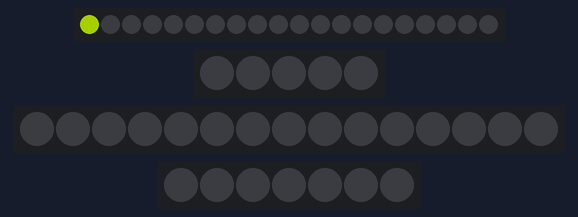
Bench run of a sketch on a simulated Arduino Uno, built with avr-gcc and run on an emulated ATmega328P. On the bench: 20 RGB LEDs in strip order, left to right, 5 RGB LEDs in strip order, left to right, 15 RGB LEDs in strip order, left to right, 7 RGB LEDs in strip order, left to right. Dim RGB values are drawn brighter than linear; colours are those a GRB WS2812 strip shows for the declared byte order.

Above: at 0.18 s.
At 4.41 s:
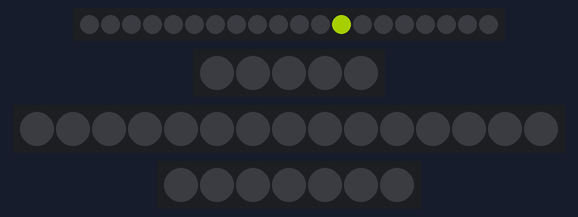
At 9.0 s:
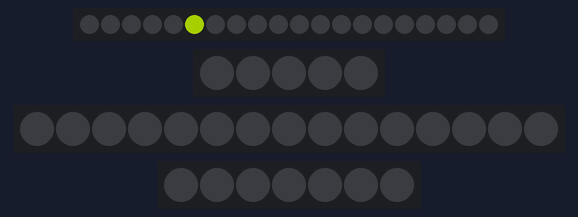
At 17.82 s:
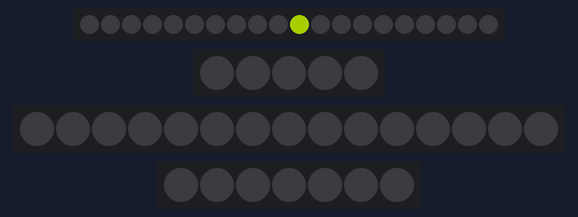
At 26.63 s:
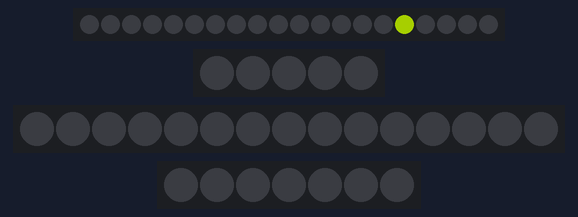
At 35.6 s:
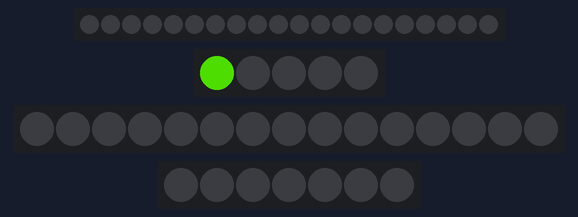
Timing chart, 0 to 37.3 s (numbered marks = the images above):
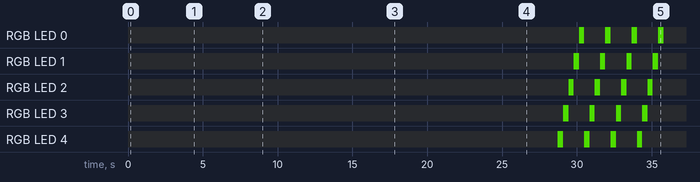

The sketch:

Water-Electricity-Metering-System.ino
```cpp
/*
 * ╔═══════════════════════════════════════════════════════════════════════════╗
 * ║              WATER AND ELECTRICITY METERING SYSTEM                        ║
 * ╠═══════════════════════════════════════════════════════════════════════════╣
 * ║  This code controls 4 LED strips that visualize water and electricity     ║
 * ║  flow in an exhibition. Each strip lights up one at a time, like actors   ║
 * ║  performing on a stage - one finishes, then the next begins.              ║
 * ╚═══════════════════════════════════════════════════════════════════════════╝
 *
 * ┌─────────────────────────────────────────────────────────────────────────┐
 * │                        WHAT EACH LED STRIP REPRESENTS                   │
 * ├─────────────────────────────────────────────────────────────────────────┤
 * │  1. WATER FLOW       → Physical water moving through meters (Sea Blue)  │
 * │  2. WATER DATA       → Data from water meters sent to logger (Orange)   │
 * │  3. ELECTRICITY FLOW → Electric current in the main line (Orange)       │
 * │  4. ELECTRICITY DATA → Electrical data sent to logger (Orange)          │
 * └─────────────────────────────────────────────────────────────────────────┘
 *
 * ┌─────────────────────────────────────────────────────────────────────────┐
 * │                           HOW TO USE THIS FILE                          │
 * ├─────────────────────────────────────────────────────────────────────────┤
 * │  1. Look for sections marked "CHANGE THIS" - these are safe to modify   │
 * │  2. Numbers control speed, brightness, colors, and timing               │
 * │  3. After changing a number, upload the code to see the effect          │
 * │  4. If something breaks, re-download the original file                  │
 * └─────────────────────────────────────────────────────────────────────────┘
 */

#include <FastLED.h>

/* ═══════════════════════════════════════════════════════════════════════════
 *                    SECTION 1: HARDWARE WIRING (PINS)
 * ═══════════════════════════════════════════════════════════════════════════
 *
 *  These numbers tell the microcontroller which physical pin each LED strip
 *  is connected to. Only change these if you rewire the hardware.
 *
 *  PIN GUIDE:
 *    D2  = GPIO 2  → Water Flow LEDs
 *    D4  = GPIO 4  → Water Data LEDs
 *    D18 = GPIO 18 → Electricity Flow LEDs
 *    D5  = GPIO 5  → Electricity Data LEDs
 */

#define PIN_WATER_FLOW   2      // Water Flow strip is plugged into pin D2
#define PIN_WATER_DATA   4      // Water Data strip is plugged into pin D4
#define PIN_ELEC_FLOW    18     // Electricity Flow strip is plugged into pin D18
#define PIN_ELEC_DATA    5      // Electricity Data strip is plugged into pin D5


/* ═══════════════════════════════════════════════════════════════════════════
 *                  SECTION 2: LED STRIP LENGTHS  ← CHANGE THIS
 * ═══════════════════════════════════════════════════════════════════════════
 *
 *  How many individual LEDs are in each strip?
 *  Count the LEDs on your physical strip and enter that number here.
 *
 *  EXAMPLE: If your Water Flow strip has 25 LEDs, change 20 to 25
 */

#define NUM_WATER_FLOW_LEDS   20    // Water Flow has 20 LEDs
#define NUM_WATER_DATA_LEDS   5     // Water Data has 5 LEDs
#define NUM_ELEC_FLOW_LEDS    15    // Electricity Flow has 15 LEDs
#define NUM_ELEC_DATA_LEDS    7     // Electricity Data has 7 LEDs


/* ═══════════════════════════════════════════════════════════════════════════
 *                     SECTION 3: COLORS  ← CHANGE THIS
 * ═══════════════════════════════════════════════════════════════════════════
 *
 *  Colors use RGB format: CRGB(Red, Green, Blue)
 *  Each value goes from 0 (none) to 255 (maximum)
 *
 *  COLOR MIXING GUIDE:
 *  ┌────────────────────────────────────────────────────────────────────────┐
 *  │  CRGB(255, 0, 0)      = Pure Red                                       │
 *  │  CRGB(0, 255, 0)      = Pure Green                                     │
 *  │  CRGB(0, 0, 255)      = Pure Blue                                      │
 *  │  CRGB(255, 255, 0)    = Yellow (Red + Green)                           │
 *  │  CRGB(255, 0, 255)    = Purple/Magenta (Red + Blue)                    │
 *  │  CRGB(0, 255, 255)    = Cyan (Green + Blue)                            │
 *  │  CRGB(255, 255, 255)  = White (all colors)                             │
 *  │  CRGB(255, 165, 0)    = Classic Orange                                 │
 *  │  CRGB(255, 90, 0)     = Deep Orange (current setting)                  │
 *  │  CRGB(0, 160, 200)    = Sea Blue (current setting)                     │
 *  └────────────────────────────────────────────────────────────────────────┘
 *
 *  TIPS:
 *  - To make orange less red: increase the middle number (Green)
 *  - To make orange more red: decrease the middle number
 *  - To make blue more cyan: increase the Green value
 */

// Sea Blue color for Water Flow LEDs
// Current: R=0, G=160, B=200
#define COLOR_SEA_BLUE   CRGB(0, 160, 200)

/* ─────────────────────────────────────────────────────────────────────────
 *  ORANGE COLORS - Each strip may show orange differently due to LED type
 *  Adjust each independently to get consistent orange across all strips
 * ─────────────────────────────────────────────────────────────────────────*/

// Water Data LEDs - This one looks good as-is
#define COLOR_ORANGE_WATER_DATA   CRGB(255, 90, 0)

// Electricity Flow LEDs - Slightly reddish, so we add more green
// If still too red, increase 120 to 140 or 160
#define COLOR_ORANGE_ELEC_FLOW    CRGB(255, 120, 0)

// Electricity Data LEDs - More reddish, so we add even more green
// If still too red, increase 150 to 170 or 180
#define COLOR_ORANGE_ELEC_DATA    CRGB(255, 150, 0)


/* ═══════════════════════════════════════════════════════════════════════════
 *                   SECTION 4: BRIGHTNESS  ← CHANGE THIS
 * ═══════════════════════════════════════════════════════════════════════════
 *
 *  Controls how bright ALL LED strips are.
 *  Range: 0 (completely off) to 255 (maximum brightness)
 *
 *  RECOMMENDED VALUES:
 *  ┌──────────────────────────────────────┐
 *  │   50  = Dim (good for dark rooms)    │
 *  │  100  = Medium                       │
 *  │  150  = Bright (current setting)     │
 *  │  200  = Very bright                  │
 *  │  255  = Maximum (may be too harsh)   │
 *  └──────────────────────────────────────┘
 *
 *  WARNING: Higher brightness = more power consumption
 */

#define BRIGHTNESS_LEVEL   150


/* ═══════════════════════════════════════════════════════════════════════════
 *                    SECTION 5: ANIMATION SPEED  ← CHANGE THIS
 * ═══════════════════════════════════════════════════════════════════════════
 *
 *  Speed is measured in MILLISECONDS (1000 milliseconds = 1 second)
 *  This controls how fast the glowing dot moves along each strip.
 *
 *  SPEED GUIDE:
 *  ┌────────────────────────────────────────────────────────────────────────┐
 *  │   50 ms  = Very fast (hard to see)                                     │
 *  │  100 ms  = Fast                                                        │
 *  │  200 ms  = Medium-fast                                                 │
 *  │  350 ms  = Medium (current setting)                                    │
 *  │  500 ms  = Slow                                                        │
 *  │  750 ms  = Very slow                                                   │
 *  │ 1000 ms  = Extremely slow (1 second per LED)                           │
 *  └────────────────────────────────────────────────────────────────────────┘
 *
 *  OPTION A: Set ONE speed for ALL strips (simple)
 *  OPTION B: Set DIFFERENT speeds for each strip (advanced)
 */

// ─── OPTION A: GLOBAL SPEED (affects all strips equally) ───
#define SPEED_MS_GLOBAL   350    // All strips move at this speed

// ─── OPTION B: INDIVIDUAL SPEEDS (uncomment to customize each strip) ───
// To use individual speeds, replace SPEED_MS_GLOBAL below with your own numbers
#define DELAY_WATER_FLOW   SPEED_MS_GLOBAL   // Try: 300 for faster water
#define DELAY_WATER_DATA   SPEED_MS_GLOBAL   // Try: 400 for slower data
#define DELAY_ELEC_FLOW    250   // Try: 250 for fast electricity
#define DELAY_ELEC_DATA    SPEED_MS_GLOBAL   // Try: 400 for slower data


/* ═══════════════════════════════════════════════════════════════════════════
 *                  SECTION 6: ANIMATION BEHAVIOR  ← CHANGE THIS
 * ═══════════════════════════════════════════════════════════════════════════
 *
 *  CYCLES_PER_STAGE:
 *    How many times does the dot travel across the strip before moving
 *    to the next strip?
 *    Current: 4 (the dot goes back and forth 4 times)
 *
 *  PAUSE_BETWEEN_STAGES:
 *    How long to wait (in milliseconds) after one strip finishes
 *    before the next strip starts?
 *    Current: 500ms (half a second pause)
 *
 *  PAUSE_AFTER_FULL_CYCLE:
 *    How long to wait after ALL 4 strips have performed before
 *    starting over from the beginning?
 *    Current: 3000ms (3 seconds of darkness)
 */

#define CYCLES_PER_STAGE        4       // Number of passes per strip
#define PAUSE_BETWEEN_STAGES    500     // Pause between strips (ms)
#define PAUSE_AFTER_FULL_CYCLE  3000    // Pause after all 4 strips done (ms)


/* ═══════════════════════════════════════════════════════════════════════════
 * ═══════════════════════════════════════════════════════════════════════════
 *                    ⚠️  ADVANCED SECTION - DO NOT MODIFY  ⚠️
 *              (Unless you understand programming concepts)
 * ═══════════════════════════════════════════════════════════════════════════
 * ═══════════════════════════════════════════════════════════════════════════
 */

// LED Arrays - memory storage for each strip's color data
CRGB waterFlowLeds[NUM_WATER_FLOW_LEDS];
CRGB waterDataLeds[NUM_WATER_DATA_LEDS];
CRGB elecFlowLeds[NUM_ELEC_FLOW_LEDS];
CRGB elecDataLeds[NUM_ELEC_DATA_LEDS];

/*
 * clearStrip() - Turns off all LEDs in a single strip
 * Used to reset a strip before lighting up the next LED position
 */
void clearStrip(CRGB* leds, int numLeds) {
  for (int i = 0; i < numLeds; i++) {
    leds[i] = CRGB::Black;  // Black = LED off
  }
}

/*
 * clearAllLeds() - Turns off ALL LED strips at once
 * Called at startup and between full animation cycles
 */
void clearAllLeds() {
  clearStrip(waterFlowLeds, NUM_WATER_FLOW_LEDS);
  clearStrip(waterDataLeds, NUM_WATER_DATA_LEDS);
  clearStrip(elecFlowLeds, NUM_ELEC_FLOW_LEDS);
  clearStrip(elecDataLeds, NUM_ELEC_DATA_LEDS);
  FastLED.show();  // Send the "off" command to the hardware
}

/*
 * oneDotPass() - Animates a single glowing dot moving across a strip
 *
 * Parameters:
 *   leds     = Which LED strip to animate
 *   numLeds  = How many LEDs in that strip
 *   color    = What color the dot should be
 *   reverse  = false = left-to-right, true = right-to-left
 *   delayMs  = How many milliseconds to wait between each LED
 */
void oneDotPass(CRGB* leds, int numLeds, CRGB color, bool reverse, int delayMs) {
  if (!reverse) {
    // Forward direction: LED 0 → LED 1 → LED 2 → ... → Last LED
    for (int pos = 0; pos < numLeds; pos++) {
      clearStrip(leds, numLeds);   // Turn off all LEDs first
      leds[pos] = color;           // Light up current position
      FastLED.show();              // Send to hardware
      delay(delayMs);              // Wait before moving to next
    }
  } else {
    // Reverse direction: Last LED → ... → LED 2 → LED 1 → LED 0
    for (int pos = numLeds - 1; pos >= 0; pos--) {
      clearStrip(leds, numLeds);
      leds[pos] = color;
      FastLED.show();
      delay(delayMs);
    }
  }
}

/*
 * runStage() - Runs the complete animation for one LED strip
 *
 * This is like one "actor" performing their part on stage:
 *   1. The dot travels across the strip multiple times (CYCLES_PER_STAGE)
 *   2. Then the strip turns off
 *   3. Then there's a pause before the next strip starts
 */
void runStage(CRGB* leds, int numLeds, CRGB color, bool reverse, int delayMs) {
  // Repeat the animation for the specified number of cycles
  for (int cycle = 0; cycle < CYCLES_PER_STAGE; cycle++) {
    oneDotPass(leds, numLeds, color, reverse, delayMs);
  }
  // Turn off this strip when done
  clearStrip(leds, numLeds);
  FastLED.show();
  // Pause before next strip starts
  delay(PAUSE_BETWEEN_STAGES);
}

/*
 * setup() - Runs ONCE when the microcontroller powers on
 *
 * This initializes all the LED strips and tells the FastLED library
 * which pins to use and what color order each strip expects.
 *
 * COLOR ORDER EXPLANATION:
 *   Different LED strips expect colors in different orders.
 *   - BGR = Blue-Green-Red (Water Flow strip)
 *   - RGB = Red-Green-Blue (Water Data, Electricity Data strips)
 *   - GRB = Green-Red-Blue (Electricity Flow strip)
 *
 *   If colors look wrong (e.g., blue when you expect red), the color
 *   order setting might be incorrect for that strip.
 */
void setup() {
  // Set overall brightness for all strips
  FastLED.setBrightness(BRIGHTNESS_LEVEL);

  // Initialize each LED strip with its pin and color order
  FastLED.addLeds<WS2812B, PIN_WATER_FLOW, BGR>(waterFlowLeds, NUM_WATER_FLOW_LEDS);
  FastLED.addLeds<WS2812B, PIN_WATER_DATA, RGB>(waterDataLeds, NUM_WATER_DATA_LEDS);
  FastLED.addLeds<WS2812B, PIN_ELEC_FLOW,  GRB>(elecFlowLeds,  NUM_ELEC_FLOW_LEDS);
  FastLED.addLeds<WS2812B, PIN_ELEC_DATA,  RGB>(elecDataLeds,  NUM_ELEC_DATA_LEDS);

  // Start with all LEDs off
  clearAllLeds();
}

/*
 * loop() - Runs FOREVER after setup() completes
 *
 * This is the main animation sequence. It runs each LED strip
 * one after another, like actors taking turns on a stage:
 *
 *   ACT 1: Water Flow    (Sea Blue, moves forward →)
 *   ACT 2: Water Data    (Orange, moves backward ←)
 *   ACT 3: Electricity Flow (Orange, moves forward →)
 *   ACT 4: Electricity Data (Orange, moves backward ←)
 *
 *   Then all lights go dark for a few seconds, and it repeats.
 */
void loop() {
  // ═══ ACT 1: WATER FLOW ═══
  // Sea blue dot moves forward (left to right)
  // Represents physical water flowing through the meters
  runStage(waterFlowLeds, NUM_WATER_FLOW_LEDS, COLOR_SEA_BLUE, false, DELAY_WATER_FLOW);

  // ═══ ACT 2: WATER DATA ═══
  // Orange dot moves backward (right to left)
  // Represents data being sent from water meters to the logger
  runStage(waterDataLeds, NUM_WATER_DATA_LEDS, COLOR_ORANGE_WATER_DATA, true, DELAY_WATER_DATA);

  // ═══ ACT 3: ELECTRICITY FLOW ═══
  // Orange dot moves forward (left to right)
  // Represents electric current flowing in the main line
  runStage(elecFlowLeds, NUM_ELEC_FLOW_LEDS, COLOR_ORANGE_ELEC_FLOW, false, DELAY_ELEC_FLOW);

  // ═══ ACT 4: ELECTRICITY DATA ═══
  // Orange dot moves backward (right to left)
  // Represents electrical measurement data sent to the logger
  runStage(elecDataLeds, NUM_ELEC_DATA_LEDS, COLOR_ORANGE_ELEC_DATA, true, DELAY_ELEC_DATA);

  // ═══ INTERMISSION ═══
  // All lights go off, pause, then the show starts again
  clearAllLeds();
  delay(PAUSE_AFTER_FULL_CYCLE);
}
```

Measured:
- by itself, RGB LED 0: off → RGB(53, 150, 0) at 30.1 s, → off 0.35 s later, → RGB(53, 150, 0) 1.4 s later, → off 0.35 s later, … (8 changes in this stretch)
- by itself, RGB LED 1: off → RGB(53, 150, 0) at 29.8 s, → off 0.35 s later, → RGB(53, 150, 0) 1.4 s later, → off 0.35 s later, … (8 changes in this stretch)
